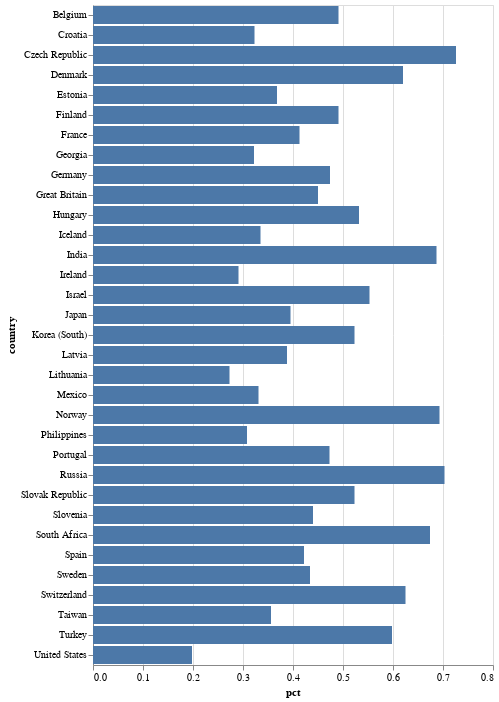

Notebook source saved alongside this figure:
### Code cell
alt.Chart(yes).mark_bar().encode(y='country', x='pct')

### Figure 1 — Vega-Lite specification as saved in the notebook (floating-point values rounded to 4 significant figures)
{"config": {"view": {"continuousWidth": 400, "continuousHeight": 300}}, "data": {"name": "data-1c1022a12abb7e1a6cb9d5c42bcd4d2f"}, "mark": "bar", "encoding": {"x": {"type": "quantitative", "field": "pct"}, "y": {"type": "nominal", "field": "country"}}, "$schema": "https://vega.github.io/schema/vega-lite/v4.0.2.json", "datasets": {"data-1c1022a12abb7e1a6cb9d5c42bcd4d2f": [{"country": "Belgium", "response": "Agree or Strongly Agree", "n": 1081, "pct": 0.491}, {"country": "Croatia", "response": "Agree or Strongly Agree", "n": 323, "pct": 0.323}, {"country": "Czech Republic", "response": "Agree or Strongly Agree", "n": 1386, "pct": 0.726}, {"country": "Denmark", "response": "Agree or Strongly Agree", "n": 821, "pct": 0.62}, {"country": "Estonia", "response": "Agree or Strongly Agree", "n": 371, "pct": 0.368}, {"country": "Finland", "response": "Agree or Strongly Agree", "n": 610, "pct": 0.491}, {"country": "France", "response": "Agree or Strongly Agree", "n": 833, "pct": 0.413}, {"country": "Georgia", "response": "Agree or Strongly Agree", "n": 482, "pct": 0.322}, {"country": "Germany", "response": "Agree or Strongly Agree", "n": 813, "pct": 0.474}, {"country": "Great Britain", "response": "Agree or Strongly Agree", "n": 407, "pct": 0.45}, {"country": "Hungary", "response": "Agree or Strongly Agree", "n": 536, "pct": 0.532}, {"country": "Iceland", "response": "Agree or Strongly Agree", "n": 363, "pct": 0.335}, {"country": "India", "response": "Agree or Strongly Agree", "n": 1051, "pct": 0.687}, {"country": "Ireland", "response": "Agree or Strongly Agree", "n": 353, "pct": 0.291}, {"country": "Israel", "response": "Agree or Strongly Agree", "n": 666, "pct": 0.553}, {"country": "Japan", "response": "Agree or Strongly Agree", "n": 488, "pct": 0.395}, {"country": "Korea (South)", "response": "Agree or Strongly Agree", "n": 677, "pct": 0.523}, {"country": "Latvia", "response": "Agree or Strongly Agree", "n": 388, "pct": 0.388}, {"country": "Lithuania", "response": "Agree or Strongly Agree", "n": 326, "pct": 0.273}, {"country": "Mexico", "response": "Agree or Strongly Agree", "n": 351, "pct": 0.331}, {"country": "Norway", "response": "Agree or Strongly Agree", "n": 1099, "pct": 0.693}, {"country": "Philippines", "response": "Agree or Strongly Agree", "n": 369, "pct": 0.308}, {"country": "Portugal", "response": "Agree or Strongly Agree", "n": 473, "pct": 0.473}, {"country": "Russia", "response": "Agree or Strongly Agree", "n": 1065, "pct": 0.703}, {"country": "Slovak Republic", "response": "Agree or Strongly Agree", "n": 605, "pct": 0.523}, {"country": "Slovenia", "response": "Agree or Strongly Agree", "n": 444, "pct": 0.44}, {"country": "South Africa", "response": "Agree or Strongly Agree", "n": 1845, "pct": 0.674}, {"country": "Spain", "response": "Agree or Strongly Agree", "n": 517, "pct": 0.422}, {"country": "Sweden", "response": "Agree or Strongly Agree", "n": 473, "pct": 0.434}, {"country": "Switzerland", "response": "Agree or Strongly Agree", "n": 773, "pct": 0.625}, {"country": "Taiwan", "response": "Agree or Strongly Agree", "n": 694, "pct": 0.356}, {"country": "Turkey", "response": "Agree or Strongly Agree", "n": 996, "pct": 0.598}, {"country": "United States", "response": "Agree or Strongly Agree", "n": 252, "pct": 0.198}]}}
